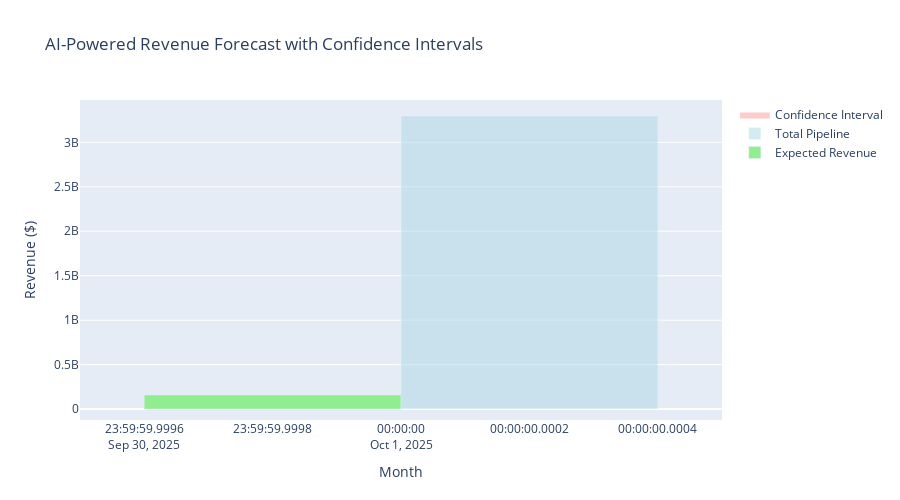

Notebook cell for this chart:
### Markdown cell above
## 9. Revenue Forecast with Confidence Intervals

### Code cell
# Create monthly forecast
open_opps['CloseMonth'] = pd.to_datetime(open_opps['CloseDate']).dt.to_period('M')
monthly_forecast = open_opps.groupby('CloseMonth').agg({
    'Amount': 'sum',
    'AIScore': ['mean', 'std', 'count']
}).reset_index()

monthly_forecast.columns = ['Month', 'Pipeline', 'AvgScore', 'StdScore', 'NumDeals']

# Calculate expected revenue with confidence intervals
monthly_forecast['ExpectedRevenue'] = monthly_forecast['Pipeline'] * (monthly_forecast['AvgScore'] / 100)
monthly_forecast['LowerBound'] = monthly_forecast['Pipeline'] * ((monthly_forecast['AvgScore'] - monthly_forecast['StdScore']) / 100)
monthly_forecast['UpperBound'] = monthly_forecast['Pipeline'] * ((monthly_forecast['AvgScore'] + monthly_forecast['StdScore']) / 100)

# Convert back to timestamp for plotting
monthly_forecast['Month'] = monthly_forecast['Month'].dt.to_timestamp()

# Create forecast visualization
fig = go.Figure()

# Add expected revenue
fig.add_trace(go.Bar(
    x=monthly_forecast['Month'],
    y=monthly_forecast['ExpectedRevenue'],
    name='Expected Revenue',
    marker_color='lightgreen'
))

# Add pipeline total
fig.add_trace(go.Bar(
    x=monthly_forecast['Month'],
    y=monthly_forecast['Pipeline'],
    name='Total Pipeline',
    marker_color='lightblue',
    opacity=0.5
))

# Add confidence interval
fig.add_trace(go.Scatter(
    x=monthly_forecast['Month'],
    y=monthly_forecast['UpperBound'],
    mode='lines',
    line=dict(width=0),
    showlegend=False
))

fig.add_trace(go.Scatter(
    x=monthly_forecast['Month'],
    y=monthly_forecast['LowerBound'],
    mode='lines',
    line=dict(width=0),
    fill='tonexty',
    fillcolor='rgba(255, 0, 0, 0.2)',
    name='Confidence Interval'
))

fig.update_layout(
    title='AI-Powered Revenue Forecast with Confidence Intervals',
    xaxis_title='Month',
    yaxis_title='Revenue ($)',
    height=500,
    hovermode='x unified'
)

fig.show()

# Summary statistics
total_pipeline = monthly_forecast['Pipeline'].sum()
total_expected = monthly_forecast['ExpectedRevenue'].sum()
confidence = (total_expected / total_pipeline) * 100

print(f"\n📊 Revenue Forecast Summary:")
print(f"Total Pipeline: ${total_pipeline:,.0f}")
print(f"Expected Revenue: ${total_expected:,.0f}")
print(f"Forecast Confidence: {confidence:.1f}%")
print(f"\nNext 3 Months:")
for _, month in monthly_forecast.head(3).iterrows():
    print(f"  {month['Month'].strftime('%B %Y')}: ${month['ExpectedRevenue']:,.0f} ({month['NumDeals']} deals)")

### Figure 1 — Plotly figure (JSON) as saved in the notebook; plotly's stock layout.template omitted (floating-point values rounded to 4 significant figures)
{"data": [{"marker": {"color": "lightgreen"}, "name": "Expected Revenue", "type": "bar", "x": ["2025-10-01T00:00:00"], "y": [158700000.0]}, {"marker": {"color": "lightblue"}, "name": "Total Pipeline", "opacity": 0.5, "type": "bar", "x": ["2025-10-01T00:00:00"], "y": [3296256371]}, {"line": {"width": 0}, "mode": "lines", "showlegend": false, "type": "scatter", "x": ["2025-10-01T00:00:00"], "y": [260000000.0]}, {"fill": "tonexty", "fillcolor": "rgba(255, 0, 0, 0.2)", "line": {"width": 0}, "mode": "lines", "name": "Confidence Interval", "type": "scatter", "x": ["2025-10-01T00:00:00"], "y": [57400000.0]}], "layout": {"height": 500, "hovermode": "x unified", "title": {"text": "AI-Powered Revenue Forecast with Confidence Intervals"}, "xaxis": {"title": {"text": "Month"}}, "yaxis": {"title": {"text": "Revenue ($)"}}}}
